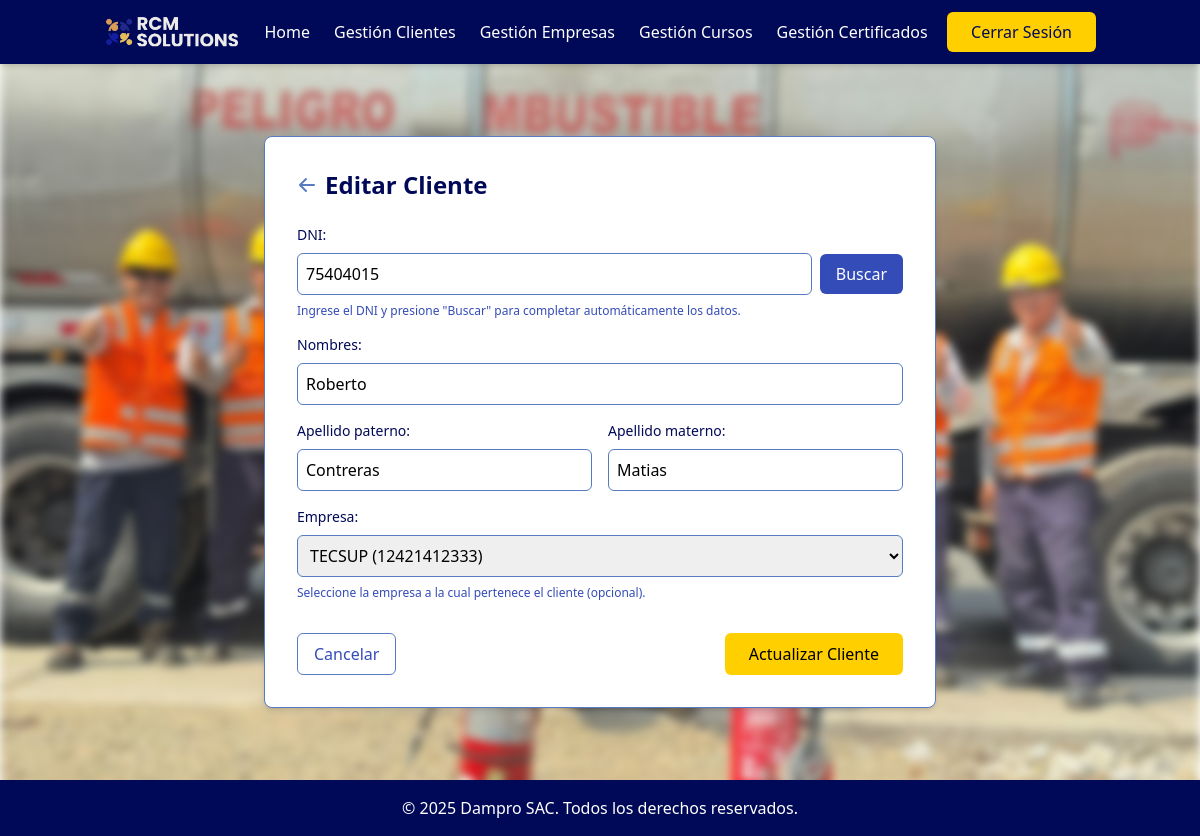
Screenshot of /dashboard/usuarios/edit/1/ (signed in) with the database file from the repository.
### system/models.py (models this page shows)
class Usuario(models.Model):
    first_name = models.CharField(max_length=100)
    last_name = models.CharField(max_length=100)
    second_last_name = models.CharField(max_length=100, blank=True, null=True)
    dni = models.CharField(max_length=8, unique=True, null=True, blank=True)  # DNI peruano estándar de 8 dígitos
    user_type = models.CharField(max_length=50)
    empresa = models.ForeignKey(Empresa, on_delete=models.CASCADE, related_name='usuarios', null=True, blank=True)

class Empresa(models.Model):
    ruc = models.CharField(max_length=11, unique=True)
    nombre = models.CharField(max_length=200)  # razón social

### system/views.py (the view, shortened to what this page needs)
# urls.py: path('dashboard/usuarios/edit/<int:pk>/', views.edit_usuario, name='edit_usuario'),
@login_required
def edit_usuario(request, pk):
    usuario = Usuario.objects.get(pk=pk)
    empresas = Empresa.objects.all()
    return render(request, 'system/usuario_form.html', {
        'action': 'edit',
        'usuario': usuario,
        'empresas': empresas
    })

### system/views.py (called while the page is built)
def login_required(view_func):
    @wraps(view_func)
    def wrapped_view(request, *args, **kwargs):
        if not request.session.get('user_id'):
            return redirect('system:login')
        return view_func(request, *args, **kwargs)
    return wrapped_view

### system/templates/system/usuario_form.html (shortened to what this page needs)
{% extends 'system/base_logged.html' %}
{% block content %}
<section class="py-12">
  <div class="container mx-auto px-4">
    <div class="bg-rcm-white border border-rcm-blue-light rounded-lg shadow-md p-8 max-w-2xl mx-auto">
      <div class="flex items-center mb-6">
        <a href="{% url 'system:gestion_usuarios' %}" class="mr-2 text-rcm-blue-light hover:text-rcm-blue-medium transition-colors">
          <svg xmlns="http://www.w3.org/2000/svg" class="h-5 w-5" viewBox="0 0 20 20" fill="currentColor">
            <path fill-rule="evenodd" d="M9.707 16.707a1 1 0 01-1.414 0l-6-6a1 1 0 010-1.414l6-6a1 1 0 011.414 1.414L5.414 9H17a1 1 0 110 2H5.414l4.293 4.293a1 1 0 010 1.414z" clip-rule="evenodd" />
          </svg>
        </a>
        <h1 class="text-2xl font-bold text-rcm-navy">
          {% if action == 'add' %}Agregar Cliente{% else %}Editar Cliente{% endif %}
        </h1>
      </div>
      <form method="post" action="" class="space-y-4">
        <div class="space-y-2">
          <label for="dni" class="block text-sm font-medium text-rcm-navy">DNI:</label>
          <div class="flex items-center space-x-2">
            <input
              type="text"
              name="dni"
              id="dni"
              value="{{ usuario.dni|default_if_none:'' }}"
              class="flex-1 p-2 border border-rcm-blue-light rounded-md focus:outline-none focus:ring-2 focus:ring-rcm-gold text-rcm-black"
              maxlength="8"
              placeholder="Ingrese el DNI (8 dígitos)"
              pattern="[0-9]{8}"
            />
            <button
              type="button"
              id="buscar-dni"
              class="bg-rcm-blue-medium text-white py-2 px-4 rounded-md font-medium hover:bg-rcm-blue-dark transition-colors disabled:bg-gray-400 disabled:cursor-not-allowed"
            >
              Buscar
            </button>
          </div>
          <p class="text-xs text-rcm-blue-medium">Ingrese el DNI y presione "Buscar" para completar automáticamente los datos.</p>
        </div>
        <div class="space-y-2">
          <label for="first_name" class="block text-sm font-medium text-rcm-navy">Nombres:</label>
          <input
            type="text"
            name="first_name"
            id="first_name"
            value="{{ usuario.first_name|default_if_none:'' }}"
            class="w-full p-2 border border-rcm-blue-light rounded-md focus:outline-none focus:ring-2 focus:ring-rcm-gold text-rcm-black"
            required
            placeholder="Ingrese los nombres"
          />
        </div>
        <div class="grid grid-cols-1 md:grid-cols-2 gap-4">
          <div class="space-y-2">
            <label for="last_name" class="block text-sm font-medium text-rcm-navy">Apellido paterno:</label>
            <input
              type="text"
              name="last_name"
              id="last_name"
              value="{{ usuario.last_name|default_if_none:'' }}"
              class="w-full p-2 border border-rcm-blue-light rounded-md focus:outline-none focus:ring-2 focus:ring-rcm-gold text-rcm-black"
              required
              placeholder="Apellido paterno"
            />
          </div>
          <div class="space-y-2">
            <label for="second_last_name" class="block text-sm font-medium text-rcm-navy">Apellido materno:</label>
            <input
              type="text"
              name="second_last_name"
              id="second_last_name"
              value="{{ usuario.second_last_name|default_if_none:'' }}"
              class="w-full p-2 border border-rcm-blue-light rounded-md focus:outline-none focus:ring-2 focus:ring-rcm-gold text-rcm-black"
              placeholder="Apellido materno "
            />
          </div>
        </div>
        <div class="space-y-2">
          <label for="empresa_id" class="block text-sm font-medium text-rcm-navy">Empresa:</label>
          <select
            name="empresa_id"
            id="empresa_id"
            class="w-full p-2 border border-rcm-blue-light rounded-md focus:outline-none focus:ring-2 focus:ring-rcm-gold text-rcm-black"
          >
            {% for empresa in empresas %}
              <option value="{{ empresa.id }}" {% if usuario.empresa.id == empresa.id %}selected{% endif %}>
                {{ empresa.nombre }} ({{ empresa.ruc }})
              </option>
            {% endfor %}
          </select>
          <p class="text-xs text-rcm-blue-medium">Seleccione la empresa a la cual pertenece el cliente (opcional).</p>
        </div>
        <div class="flex justify-between pt-4">
          <a href="{% url 'system:gestion_usuarios' %}" class="py-2 px-4 border border-rcm-blue-light rounded-md text-rcm-blue-medium hover:bg-rcm-blue-light hover:text-rcm-white transition-colors">
            Cancelar
          </a>
          <button type="submit" class="bg-rcm-gold text-rcm-black py-2 px-6 rounded-md font-medium hover:bg-yellow-400 transition-colors">
            {% if action == 'add' %}Crear Cliente{% else %}Actualizar Cliente{% endif %}
          </button>
        </div>
      </form>
    </div>
</section>
{% endblock %}

### rows the page displays
Usuario: dni "75404015", first_name "Roberto", last_name "Contreras", second_last_name "Matias", empresa_id "TECSUP (12421412333)"
